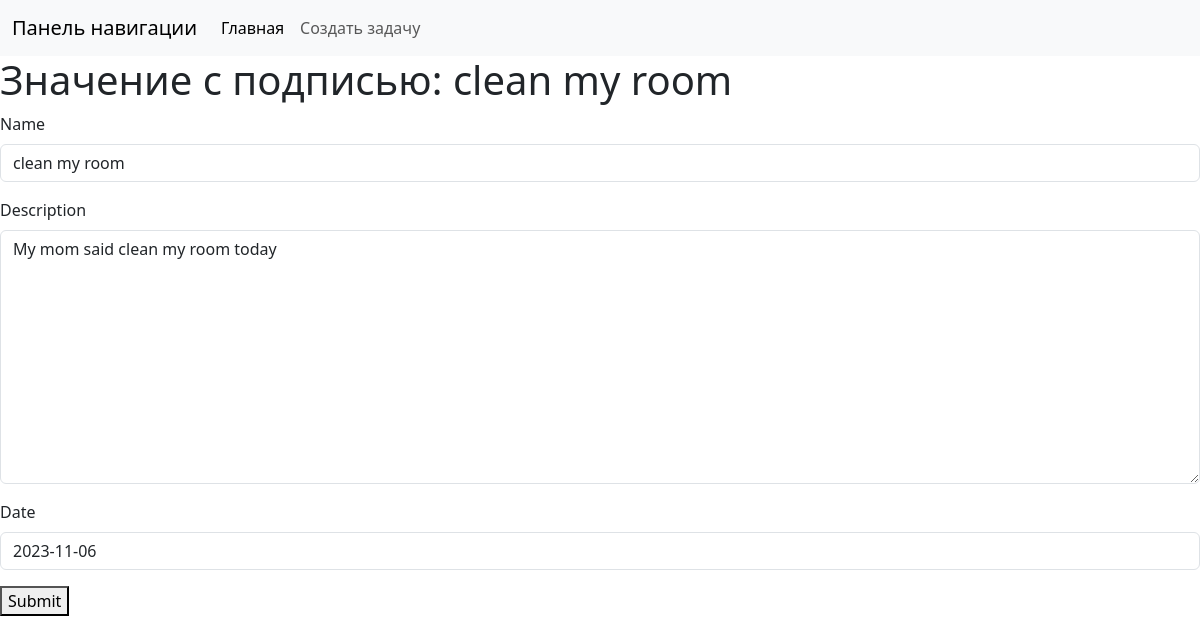
Page /tasks/update/4 on the committed database.
### ToDoList/models.py (models this page shows, shortened)
class List(models.Model):
    name = models.CharField(max_length=50)
    description = models.TextField()
    date = models.DateField()

### ToDoList/views.py (the view)
# urls.py: path('tasks/update/<int:pk>', views.TaskUpdateView.as_view(), name='task_update'),
class TaskUpdateView(UpdateView):
    model = List
    fields = '__all__'
    success_url = '/tasks/{id}'
    template_name = 'form.html'

### templates/form.html (shortened to what this page needs)
{% extends 'navbar.html' %}
{% load bootstrap4 %}
{% block content %}
<h1>Значение с подписью: {{ list.name }}</h1>
    <form method="post">
        {% bootstrap_form form %}
        <button type="submit">Submit</button>
    </form>
{% endblock %}

### rows in the picture
List: name "clean my room", description "My mom said clean my room today", date "2023-11-06"
